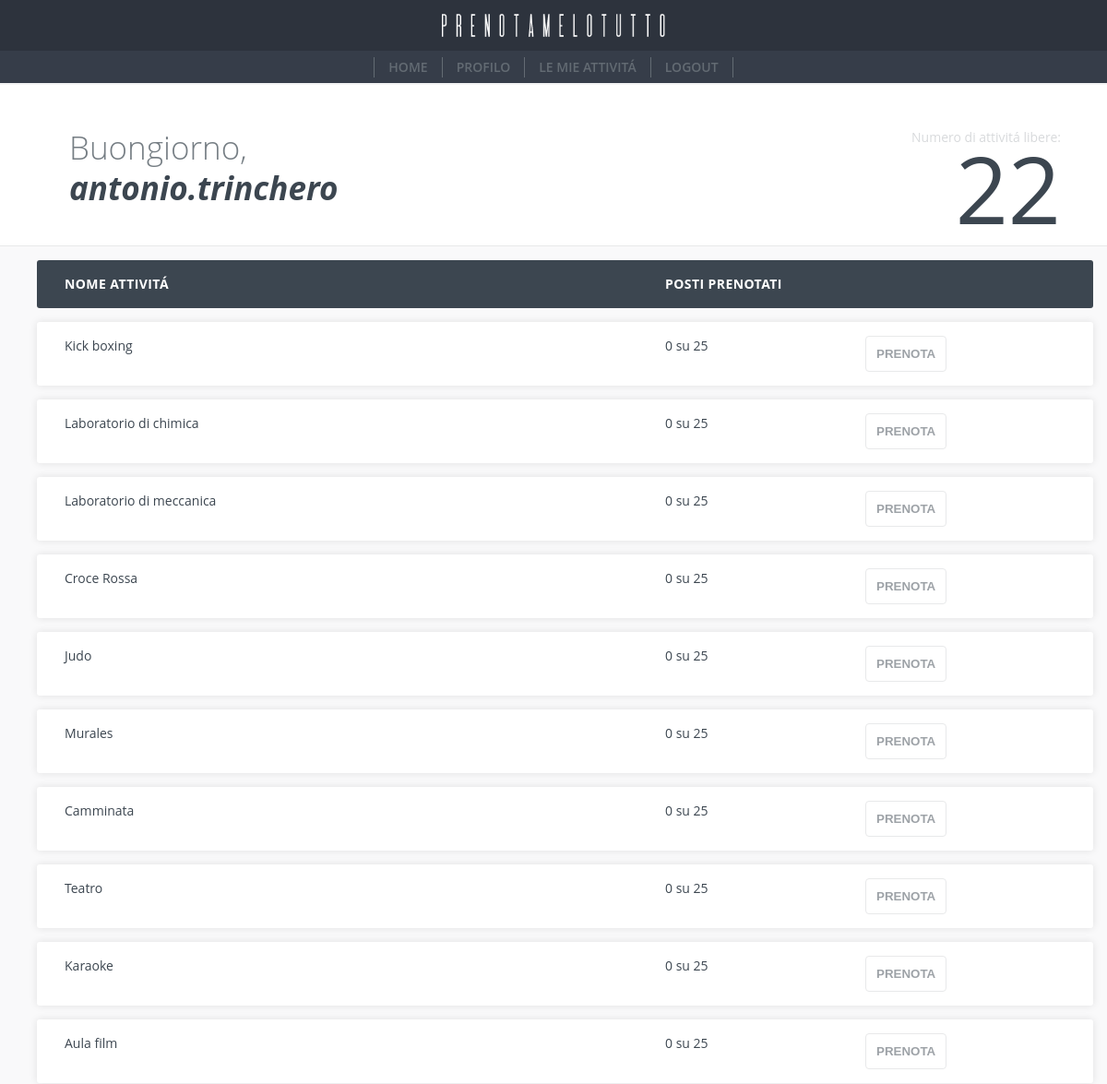
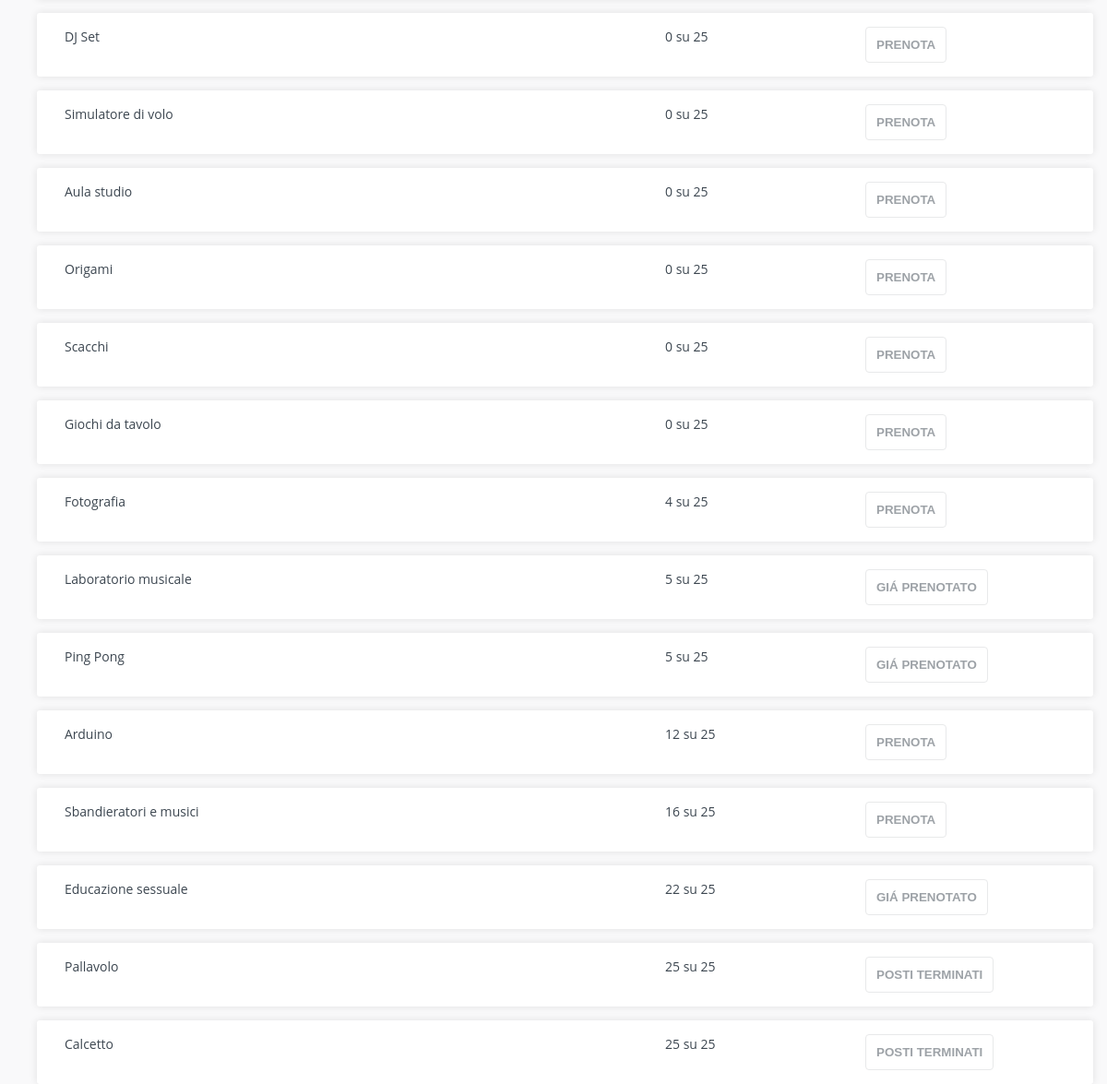
The app's page /index.php (signed in) with its own data (2 pictures, top to bottom).
### tables this page shows
CREATE TABLE IF NOT EXISTS attivita (
    CodA VARCHAR(100),
    NomeA VARCHAR(100) NOT NULL,
    MaxPosti INT(100) NOT NULL,
    PostiPren INT(100) NOT NULL,
    PRIMARY KEY (CodA)
);

### index.php (the view, shortened to what this page needs)
<?php
    if(isset($_SESSION["iduser"])) {
        $codUtente = $_SESSION["iduser"];
    } else {
        $codUtente = NULL;
    }
    include("resources/data/config.php");
    $sql = "SELECT * FROM attivita WHERE (MaxPosti-PostiPren)<>0";
    $result = mysqli_query($db, $sql);
    $numAttLibere = mysqli_num_rows($result);
?>
<html>
    <head>
        <link rel="stylesheet" type="text/css" href="resources/css/styles.css">
    </head>
    <body>
        <form action="activity.php" method="GET" style="margin-top: 0px;">
            <header class="h-logo container">
                <a href="index.php">
                    <img src="resources/images/logo_w.png" width="250" height="55">
                </a>
            </header>
            <header class="h-navbar container">
                <div class="navig">
                    <ul>
                        <li>
                            <a href="index.php">Home</a>
                        </li>
                        <?php
                            if (!$codUtente) {
                                echo "
                                <li>
                                    <a href='login.php'>Accesso</a>
                                </li>";
                            } else {
                                echo "
                                <li>
                                    <a href='profile.php'>Profilo</a>
                                </li>
                                <li>
                                    <a href='activity-history.php'>Le mie attivitá</a>
                                </li>
                                <li>
                                    <a href='logout.php'>Logout</a>
                                </li>";
                            }
                        ?>
                    </ul>
                </div>
            </header>
            <header class="m-header">
                <div class="row">
                    <div class="col">
                        <div class="title">
                            <h1>Buongiorno,</h1>
                            <h2><i><?php echo $codUtente ? $codUtente : "Ospite"; ?></i></h2>
                        </div>
                    </div>
                    <div class="col" style="float:right;margin-right:50px;text-align:right;">
                        <div class="titled">
                            <div>Numero di attivitá libere:</div>
                            <div class="t"><?php echo $numAttLibere; ?></div>
                        </div>
                    </div>
                </div>
            </header>
            <div class="container">
                <ul class="responsive-table">
                    <li class="table-header">
                        <div class="col col-1"><b>Nome Attivitá</b></div>
                        <div class="col col-2"><b>Posti Prenotati</b></div>
                        <div class="col col-3"></div>
                    </li>
                    <?php
                        $sql = "SELECT CodA, NomeA, MaxPosti, PostiPren FROM attivita ORDER BY MaxPosti-PostiPren DESC";
                        $result = mysqli_query($db, $sql);
                        while ($row = mysqli_fetch_assoc($result))
                        {
                            $tempCodA = $row["CodA"];
                            $tempNomeA = $row["NomeA"];
                            $tempPostiPren = $row["PostiPren"];
                            $tempMaxPosti = $row["MaxPosti"];
                            $sql2 = "SELECT * FROM prenota WHERE Username = '$codUtente' AND CodA='$tempCodA'";
                            $result2 = mysqli_query($db, $sql2);
                            while ($row = mysqli_fetch_assoc($result2)) {
                                $pren = true;
                            }
                            if (!$codUtente) {
                                $tiesto = " disabled>Accedi per prenotare";
                            } elseif (isset($pren)) {
                                $tiesto = " disabled>Giá prenotato";
                                unset($pren);
                            } elseif ($tempMaxPosti-$tempPostiPren == 0) {
                                $tiesto = " disabled>Posti terminati";
                            } else {
                                $tiesto = " >Prenota";
                            }
                            echo "<li class='table-row'>
                                    <div class='col col-1'>$tempNomeA</div>
                                    <div class='col col-2'>$tempPostiPren su $tempMaxPosti</div>
                                    <div class='col col-3'><button type='submit' value='$tempCodA' name='prod' $tiesto</button></div>
                                  </li>";
                        }
                    ?>
                </ul>
            </div>
        </form>
    </body>
</html>

### resources/css/styles.css (style rules this page uses)
* { box-sizing: border-box; }
body { font-family: 'Open Sans','Helvetica Neue',Helvetica,Arial,sans-serif; font-size: 14px; line-height: 1.57142857; color: #3c4650; background-color: #f9f9fa; margin: 0; display: block; }
form { position: absolute; top: 0; left: 0; right: 0; bottom: 0; padding-top: 55px; overflow-anchor: none; display: block; }
.container { position: relative; margin: 0; width: 100%; }
header.h-logo { border: none; background: #2d333d; top: 0; position: absolute; z-index: 1030; min-height: 55px; margin-bottom: 22px; display: flex; justify-content: center; align-items: center; }
header.h-navbar { border: none; background: #363d49; top: 0; z-index: 1030; min-height: 35px; display: table; }
header.h-navbar .navig { text-align: center; display: table-cell; vertical-align: middle; }
header.h-navbar .navig ul { list-style: none; display: inline-block; margin: 0; padding: 0; }
header.h-navbar .navig li { float: left; padding: 0 15px; border-left: 1px solid #636b73; }
header.h-navbar .navig ul li:last-child { border-right: 1px solid #636b73; }
header.h-navbar .navig li a { color: #636b73; font-weight: 600; text-transform: uppercase; text-decoration: none; }
.m-header { padding: 48px 0 40px; background-color: #fff; border-bottom: 1px solid #e8e9ea; box-shadow: inset 0 2px 0 0 #f3f4f4; }
.m-header .title { padding-left: 75px; }
.m-header .title h1 { font-weight: 300; color: #767e84; margin: 0; font-size: 35px; font-family: inherit; line-height: 1.26; }
.m-header .title h2 { font-weight: 700; color: #3c4650; word-wrap: break-word; margin: 0; font-size: 35px; font-family: inherit; line-height: 1.26; }
.m-header .titled div { color: #d8dadc; }
.m-header .titled div.t { height: 88px; font-size: 100px; line-height: .88; color: #3c4650; }
.col { display: Inline-block; }
.row { margin-left: 0; margin-right: 0; }
.responsive-table li { border-radius: 3px; padding: 15px 30px; display: flex; justify-content: space-between; margin: 15px 15px 0 0; }
.responsive-table .table-header { background-color: #3c4650; font-size: 14px; text-transform: uppercase; letter-spacing: 0.03em; }
.responsive-table .table-row { background-color: #ffffff; box-shadow: 0px 0px 9px 0px rgba(0, 0, 0, 0.1); }
.responsive-table .col-1 { flex-basis: 60%; }
.responsive-table .col-2 { flex-basis: 20%; }
.responsive-table .col-3 { flex-basis: 20%; }
.responsive-table .table-header .col { color: #fff; }
.table-row button { margin-right: 20px; margin-bottom: 0; text-align: center; text-transform: uppercase; font-weight: 700; border: 1px solid #e8e9ea; position: relative; display: block; padding: 11px; text-decoration: none; border-radius: 4px; background-color: transparent; color: #9da2a7; }

### records on screen
attivita: NomeA "Kick boxing", PostiPren "0", MaxPosti "25", tiesto "PRENOTA"
attivita: NomeA "Laboratorio di chimica", PostiPren "0", MaxPosti "25", tiesto "PRENOTA"
attivita: NomeA "Laboratorio di meccanica", PostiPren "0", MaxPosti "25", tiesto "PRENOTA"
attivita: NomeA "Croce Rossa", PostiPren "0", MaxPosti "25", tiesto "PRENOTA"
attivita: NomeA "Judo", PostiPren "0", MaxPosti "25", tiesto "PRENOTA"
attivita: NomeA "Murales", PostiPren "0", MaxPosti "25", tiesto "PRENOTA"
attivita: NomeA "Camminata", PostiPren "0", MaxPosti "25", tiesto "PRENOTA"
attivita: NomeA "Teatro", PostiPren "0", MaxPosti "25", tiesto "PRENOTA"
attivita: NomeA "Karaoke", PostiPren "0", MaxPosti "25", tiesto "PRENOTA"
attivita: NomeA "Aula film", PostiPren "0", MaxPosti "25", tiesto "PRENOTA"
attivita: NomeA "DJ Set", PostiPren "0", MaxPosti "25", tiesto "PRENOTA"
attivita: NomeA "Simulatore di volo", PostiPren "0", MaxPosti "25", tiesto "PRENOTA"
attivita: NomeA "Aula studio", PostiPren "0", MaxPosti "25", tiesto "PRENOTA"
attivita: NomeA "Origami", PostiPren "0", MaxPosti "25", tiesto "PRENOTA"
attivita: NomeA "Scacchi", PostiPren "0", MaxPosti "25", tiesto "PRENOTA"
attivita: NomeA "Giochi da tavolo", PostiPren "0", MaxPosti "25", tiesto "PRENOTA"
attivita: NomeA "Fotografia", PostiPren "4", MaxPosti "25", tiesto "PRENOTA"
attivita: NomeA "Laboratorio musicale", PostiPren "5", MaxPosti "25", $tempCodA 1004 (drawn), tiesto "GIÁ PRENOTATO"
attivita: NomeA "Ping Pong", PostiPren "5", MaxPosti "25", $tempCodA 1003 (drawn), tiesto "GIÁ PRENOTATO"
attivita: NomeA "Arduino", PostiPren "12", MaxPosti "25", tiesto "PRENOTA"
attivita: NomeA "Sbandieratori e musici", PostiPren "16", MaxPosti "25", tiesto "PRENOTA"
attivita: NomeA "Educazione sessuale", PostiPren "22", MaxPosti "25", $tempCodA 1010 (drawn), tiesto "GIÁ PRENOTATO"
attivita: NomeA "Pallavolo", PostiPren "25", MaxPosti "25", tiesto "POSTI TERMINATI"
attivita: NomeA "Calcetto", PostiPren "25", MaxPosti "25", tiesto "POSTI TERMINATI"

### other values on screen
$codUtente "antonio.trinchero"
$numAttLibere "22"
